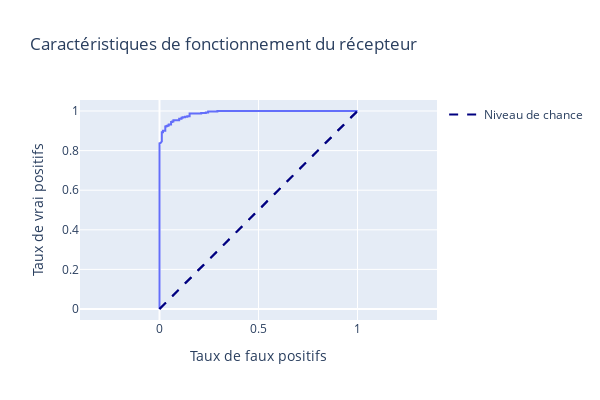

This figure's notebook cell:
### Code cell
import plotly.graph_objs as go
import plotly.express as px

fig = px.line(x=fpr, y=tpr, title='Caractéristiques de fonctionnement du récepteur', labels={'x': 'Taux de faux positifs', 'y': 'Taux de vrai positifs'})

fig.add_shape(type="line", x0=0, y0=0, x1=1, y1=1, line=dict(color="navy", dash="dash"))

fig.update_layout(
    width=600,  
    height=400, 
    xaxis_scaleanchor="y",  
    showlegend=True
)

fig.add_trace(go.Scatter(x=[0, 1], y=[0, 1], mode='lines', name='Niveau de chance', line=dict(color='navy', dash='dash')))

fig.show()

### Figure 1 — Plotly figure (JSON) as saved in the notebook; plotly's stock layout.template omitted (floating-point values rounded to 4 significant figures)
{"data": [{"hovertemplate": "Taux de faux positifs=%{x}<br>Taux de vrai positifs=%{y}<extra></extra>", "legendgroup": "", "line": {"color": "#636efa", "dash": "solid"}, "marker": {"symbol": "circle"}, "mode": "lines", "name": "", "orientation": "v", "showlegend": false, "type": "scatter", "x": [0.0, 0.0, 0.0, 0.0, 0.005848, 0.0117, 0.0117, 0.0117, 0.01754, 0.01754, 0.02924, 0.02924, 0.03509, 0.03509, 0.04094, 0.04094, 0.04678, 0.04678, 0.05848, 0.05848, 0.06433, 0.06433, 0.07018, 0.07018, 0.09942, 0.09942, 0.1111, 0.1111, 0.117, 0.117, 0.1287, 0.1287, 0.1404, 0.1404, 0.152, 0.152, 0.2105, 0.2105, 0.2339, 0.2339, 0.2456, 0.2456, 0.2924, 0.2924, 1.0], "xaxis": "x", "y": [0.0, 0.8005, 0.8273, 0.837, 0.8394, 0.8467, 0.8564, 0.8929, 0.8929, 0.9002, 0.9002, 0.9221, 0.9221, 0.9246, 0.9246, 0.927, 0.927, 0.9319, 0.9319, 0.944, 0.944, 0.9465, 0.9465, 0.9538, 0.9538, 0.9611, 0.9611, 0.9659, 0.9659, 0.9684, 0.9684, 0.9708, 0.9708, 0.9732, 0.9732, 0.9878, 0.9878, 0.9903, 0.9903, 0.9927, 0.9927, 0.9976, 0.9976, 1.0, 1.0], "yaxis": "y"}, {"line": {"color": "navy", "dash": "dash"}, "mode": "lines", "name": "Niveau de chance", "type": "scatter", "x": [0, 1], "y": [0, 1]}], "layout": {"height": 400, "legend": {"tracegroupgap": 0}, "shapes": [{"line": {"color": "navy", "dash": "dash"}, "type": "line", "x0": 0, "x1": 1, "y0": 0, "y1": 1}], "showlegend": true, "title": {"text": "Caractéristiques de fonctionnement du récepteur"}, "width": 600, "xaxis": {"anchor": "y", "domain": [0, 1], "scaleanchor": "y", "title": {"text": "Taux de faux positifs"}}, "yaxis": {"anchor": "x", "domain": [0, 1], "title": {"text": "Taux de vrai positifs"}}}}
